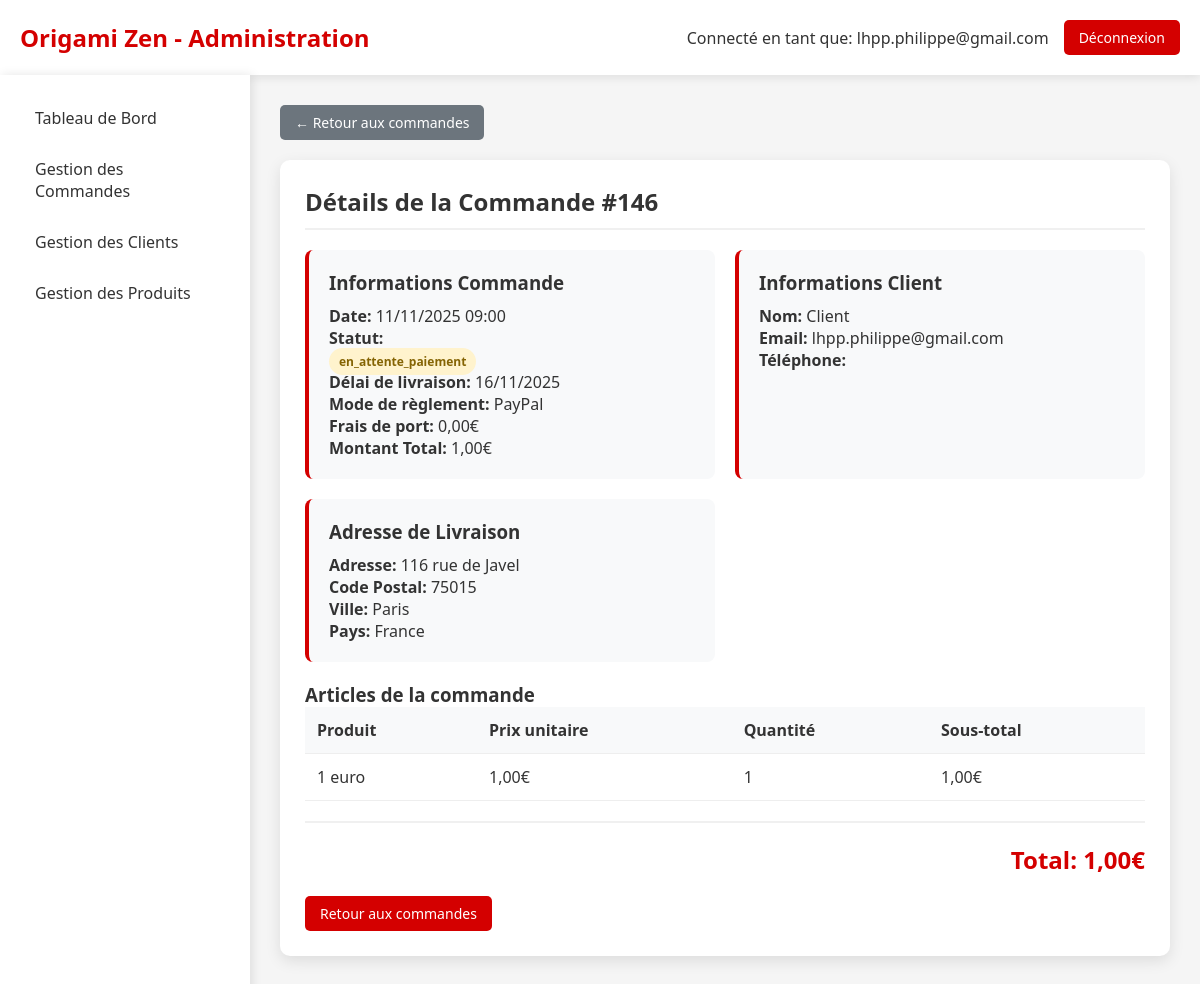
Before: /admin_commande_detail.php?id=146 (signed in) with the older database file.
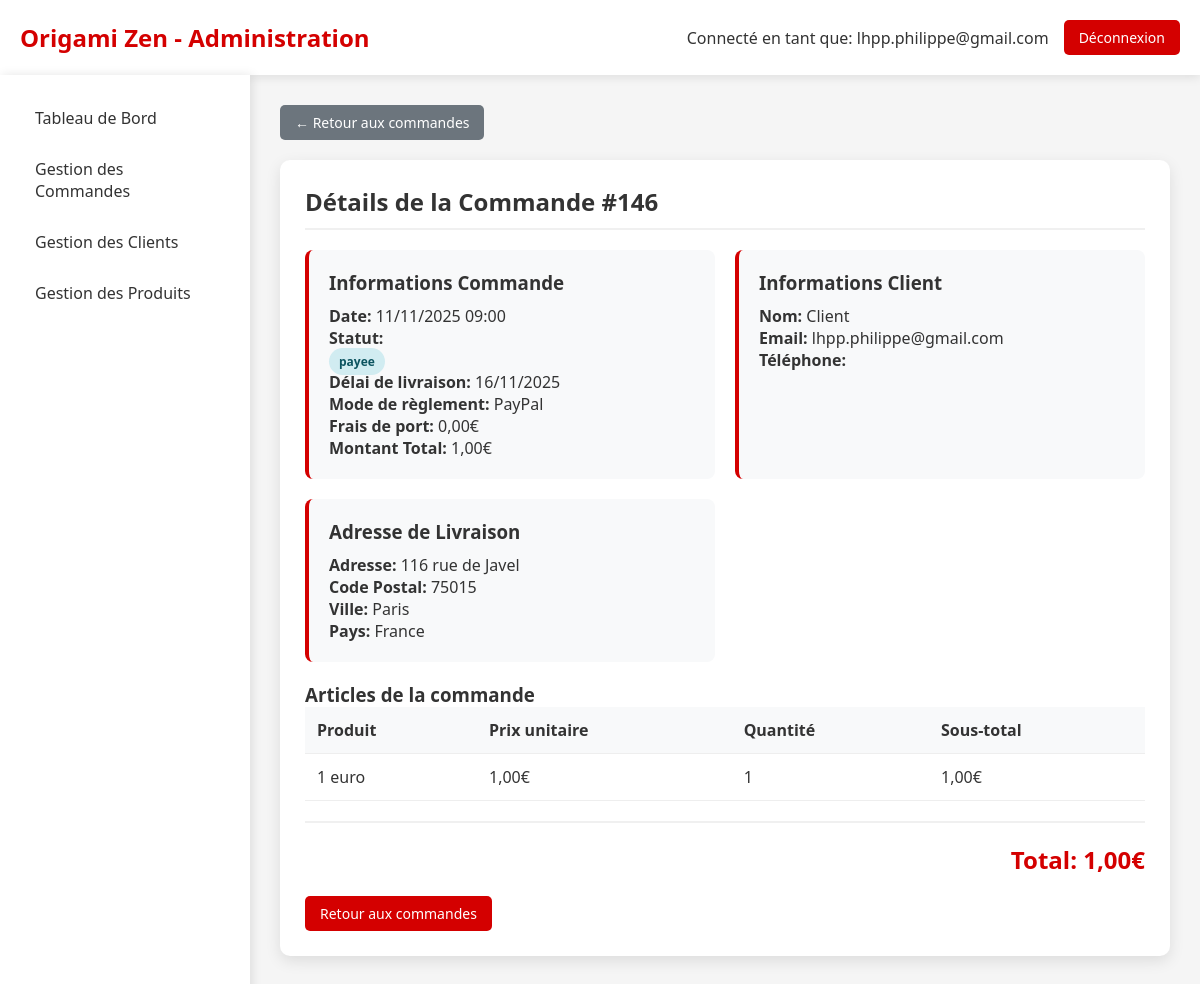
After: the same page with the newer database file.
### tables this page shows
CREATE TABLE IF NOT EXISTS `commande` (
  `idCommande` bigint NOT NULL AUTO_INCREMENT,
  `idClient` bigint NOT NULL,
  `idAdresseLivraison` bigint NOT NULL,
  `idAdresseFacturation` bigint DEFAULT NULL,
  `dateCommande` datetime NOT NULL,
  `modeReglement` varchar(20) NOT NULL DEFAULT 'CB',
  `delaiLivraison` date NOT NULL,
  `fraisDePort` double NOT NULL,
  `montantTotal` double NOT NULL,
  `statut` enum('en_attente','en_attente_paiement','payee','confirmee','expediee','livree','annulee') NOT NULL DEFAULT 'en_attente',
  `statut_paiement` enum('en_attente','payee','echec','annulee','rembourse') DEFAULT 'en_attente',
  `idPaiement` int DEFAULT NULL,
  `visible` tinyint(1) DEFAULT '1',
  PRIMARY KEY (`idCommande`),
  KEY `Commande_idClient_FK` (`idClient`),
  KEY `Commande_idAdresseLivraison_FK` (`idAdresseLivraison`),
  KEY `idAdresseFacturation` (`idAdresseFacturation`)
);

CREATE TABLE IF NOT EXISTS `client` (
  `idClient` bigint NOT NULL AUTO_INCREMENT,
  `email` varchar(50) NOT NULL,
  `motDePasse` varchar(255) NOT NULL,
  `nom` varchar(50) DEFAULT NULL,
  `prenom` varchar(50) DEFAULT NULL,
  `telephone` varchar(20) DEFAULT NULL,
  `email_confirme` tinyint(1) DEFAULT '0',
  `token_confirmation` varchar(64) DEFAULT NULL,
  `token_expires` datetime DEFAULT NULL,
  `type` enum('temporaire','permanent') DEFAULT 'temporaire',
  `date_creation` datetime DEFAULT CURRENT_TIMESTAMP,
  `session_id` varchar(128) DEFAULT NULL,
  PRIMARY KEY (`idClient`),
  KEY `idx_client_type` (`type`),
  KEY `idx_client_session` (`session_id`),
  KEY `idx_client_date` (`date_creation`)
);

CREATE TABLE IF NOT EXISTS `adresse` (
  `idAdresse` bigint NOT NULL AUTO_INCREMENT,
  `idClient` bigint NOT NULL,
  `nom` varchar(50) NOT NULL,
  `prenom` varchar(50) NOT NULL,
  `adresse` varchar(50) NOT NULL,
  `codePostal` varchar(50) NOT NULL,
  `ville` varchar(50) NOT NULL,
  `pays` varchar(50) NOT NULL,
  `telephone` varchar(50) NOT NULL,
  `instructions` varchar(255) DEFAULT NULL,
  `societe` varchar(50) DEFAULT NULL,
  `type` varchar(20) DEFAULT 'livraison',
  `dateCreation` datetime DEFAULT CURRENT_TIMESTAMP,
  PRIMARY KEY (`idAdresse`),
  KEY `Adresse_idClient_FK` (`idClient`)
);

### admin_commande_detail.php (the view, shortened to what the changed rows need)
<?php
$host = 'localhost';
$dbname = 'origami';
$username = 'root';
$password = '';
$idCommande = $_GET['id'];
try {
    $pdo = new PDO("mysql:host=$host;dbname=$dbname;charset=utf8", $username, $password);
    $pdo->setAttribute(PDO::ATTR_ERRMODE, PDO::ERRMODE_EXCEPTION);
    $stmt = $pdo->prepare("
        SELECT
            c.*,
            cl.nom,
            cl.prenom,
            cl.email,
            a.adresse,
            a.codePostal,
            a.ville,
            a.pays,
            a.telephone
        FROM Commande c
        JOIN Client cl ON c.idClient = cl.idClient
        JOIN Adresse a ON c.idAdresseLivraison = a.idAdresse
        WHERE c.idCommande = ?
    ");
    $stmt->execute([$idCommande]);
    $commande = $stmt->fetch(PDO::FETCH_ASSOC);
} catch (PDOException $e) {
    die("Erreur de connexion à la base de données: " . $e->getMessage());
}
?>
<!DOCTYPE html>
<html lang="fr">
<head>
</head>
<body>
    <div class="header">
        <div class="logo">
            <h1>Origami Zen - Administration</h1>
        </div>
    </div>
    <div class="container">
        <div class="main-content">
            <div class="section">
                <h2>Détails de la Commande #<?= $commande['idCommande'] ?></h2>
                <div class="info-grid">
                    <div class="info-card">
                        <h3>Informations Commande</h3>
                        <p><strong>Date:</strong> <?= date('d/m/Y H:i', strtotime($commande['dateCommande'])) ?></p>
                        <p><strong>Statut:</strong>
                            <span class="status-badge status-<?= $commande['statut'] ?>"
                                  onclick="changerStatut('<?= $commande['statut'] ?>')"
                                  title="Cliquez pour changer le statut">
                                <?= $commande['statut'] ?>
                            </span>
                        </p>
                        <p><strong>Délai de livraison:</strong> <?= date('d/m/Y', strtotime($commande['delaiLivraison'])) ?></p>
                        <p><strong>Mode de règlement:</strong> <?= htmlspecialchars($commande['modeReglement']) ?></p>
                        <p><strong>Frais de port:</strong> <?= number_format($commande['fraisDePort'], 2, ',', ' ') ?>€</p>
                        <p><strong>Montant Total:</strong> <?= number_format($commande['montantTotal'], 2, ',', ' ') ?>€</p>
                    </div>
                    <div class="info-card">
                        <h3>Informations Client</h3>
                        <p><strong>Nom:</strong> <?= htmlspecialchars($commande['prenom'] . ' ' . $commande['nom']) ?></p>
                        <p><strong>Email:</strong> <?= htmlspecialchars($commande['email']) ?></p>
                        <p><strong>Téléphone:</strong> <?= htmlspecialchars($commande['telephone']) ?></p>
                    </div>
                    <div class="info-card">
                        <h3>Adresse de Livraison</h3>
                        <p><strong>Adresse:</strong> <?= htmlspecialchars($commande['adresse']) ?></p>
                        <p><strong>Code Postal:</strong> <?= htmlspecialchars($commande['codePostal']) ?></p>
                        <p><strong>Ville:</strong> <?= htmlspecialchars($commande['ville']) ?></p>
                        <p><strong>Pays:</strong> <?= htmlspecialchars($commande['pays']) ?></p>
                    </div>
                </div>
                <h3>Articles de la commande</h3>
                <table>
                    <thead>
                        <tr>
                            <th>Produit</th>
                            <th>Prix unitaire</th>
                            <th>Quantité</th>
                            <th>Sous-total</th>
                        </tr>
                    </thead>
                    <tbody>
                    </tbody>
                </table>
                <div class="montant-total">
                    Total: <?= number_format($commande['montantTotal'], 2, ',', ' ') ?>€
                </div>
                <div style="margin-top: 20px;">
                    <a href="admin_commandes.php" class="btn-action">Retour aux commandes</a>
                </div>
            </div>
        </div>
    </div>
</body>
</html>

Changed rows visible on the page:
changed commande "PayPal": statut "en_attente_paiement" → "payee"
